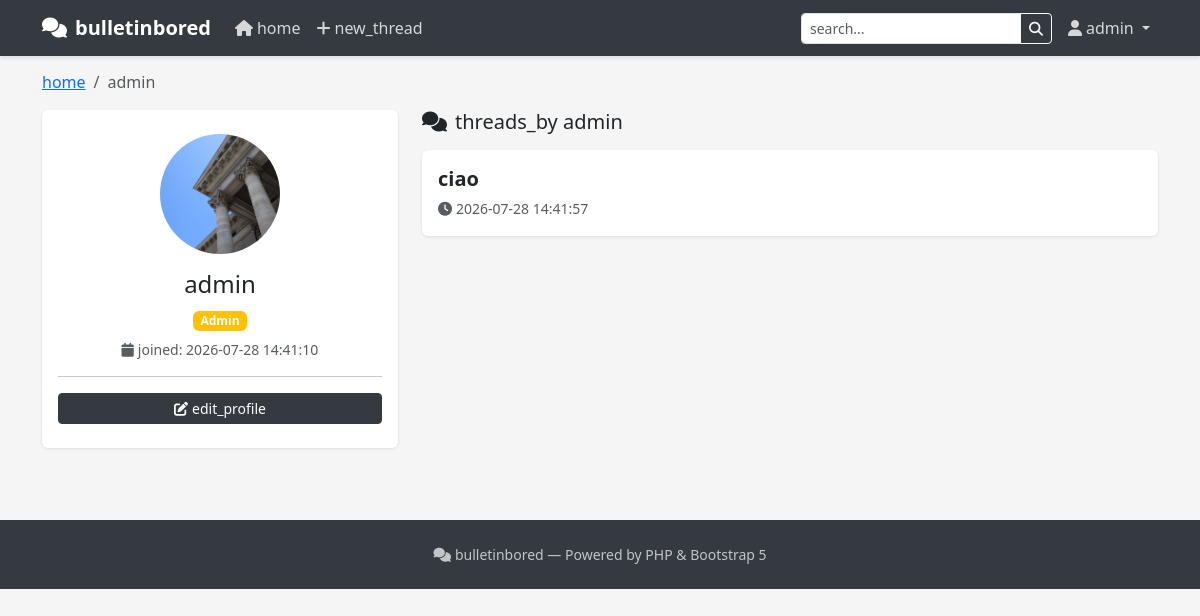
The page /u/admin (signed in) on the database as committed earlier.
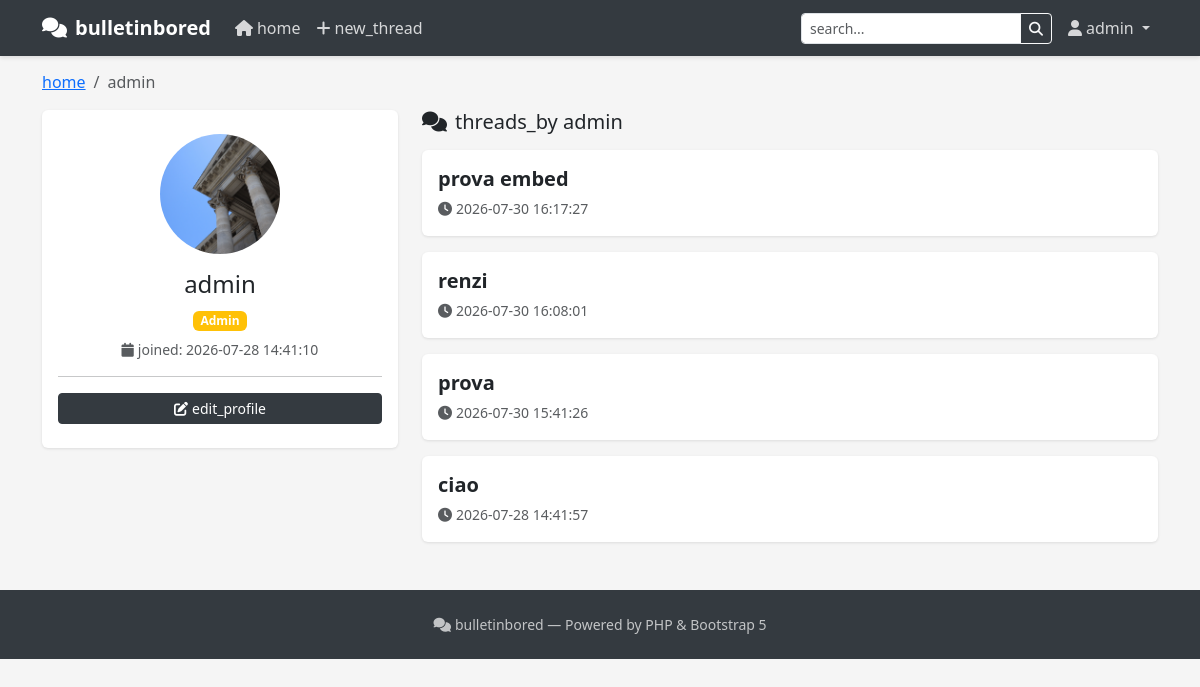
The same page on the database as committed later.
### tables this page shows
CREATE TABLE threads (
                id INTEGER PRIMARY KEY AUTOINCREMENT,
                category_id INTEGER,
                user_id INTEGER,
                title TEXT NOT NULL,
                content TEXT,
                status TEXT DEFAULT 'visible',
                created_at DATETIME DEFAULT CURRENT_TIMESTAMP,
                updated_at DATETIME DEFAULT CURRENT_TIMESTAMP
            );

### views/profile.php (the view, shortened to what the changed rows need)
<?php include __DIR__.'/header.php'; render_header(escape($profileUser['username'] ?? 'Profile')); ?>
    <div class="row">
        <div class="col-md-8">
            <?php if (empty($userThreads ?? [])): ?>
                <div class="card"><div class="card-body text-center py-4 text-muted"><?= t('no_threads') ?></div></div>
            <?php else: ?>
                <?php foreach ($userThreads as $thread): ?>
                    <div class="card">
                        <div class="card-body">
                            <h5 class="card-title mb-1">
                                <a href="<?= url('thread', ['id' => $thread['id'], 'slug' => slugify($thread['title'] ?? '')]) ?>" class="thread-title"><?= escape($thread['title']) ?></a>
                            </h5>
                            <small class="text-muted"><i class="fas fa-clock me-1"></i><?= escape($thread['created_at'] ?? '') ?></small>
                        </div>
                    </div>
                <?php endforeach; ?>
            <?php endif; ?>
        </div>
    </div>

Rows that differ between the two databases and show on the page:
added threads: title "prova embed", created_at "2026-07-30 16:17:27"
added threads: title "renzi", created_at "2026-07-30 16:08:01"
added threads: title "prova", created_at "2026-07-30 15:41:26"
